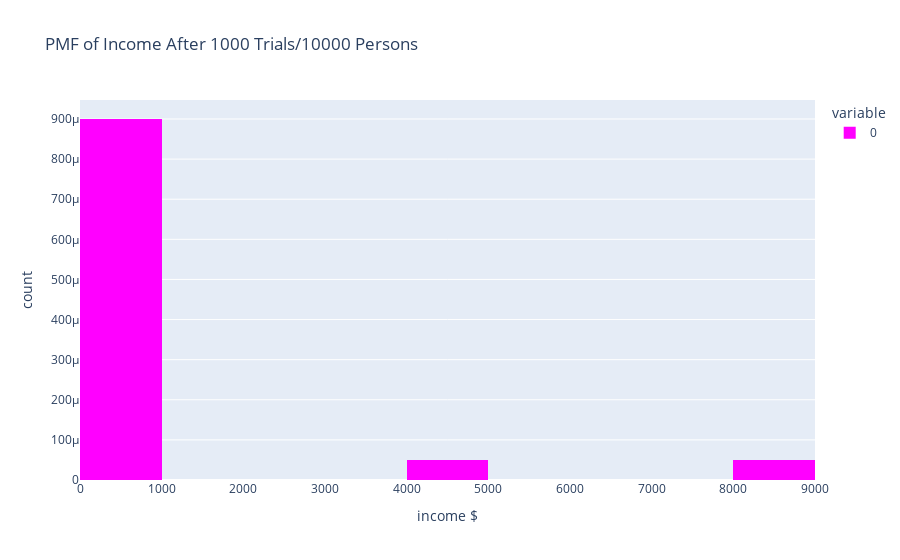

Notebook code for this chart:
### Code cell
import plotly.express as py

bins=np.int(np.rint(np.sqrt(data[1].shape))[0])
py.histogram(clean_data,
             nbins=10,
             histnorm='probability density',
             labels={'value':'income $','probability':'probability'}, 
             color_discrete_sequence=['magenta'],
             title='PMF of Income After 1000 Trials/10000 Persons')

### Figure 1 — Plotly figure (JSON) as saved in the notebook; plotly's stock layout.template omitted (floating-point values rounded to 4 significant figures)
{"data": [{"alignmentgroup": "True", "bingroup": "x", "histnorm": "probability density", "hovertemplate": "variable=0<br>income $=%{x}<br>count=%{y}<extra></extra>", "legendgroup": "0", "marker": {"color": "magenta"}, "name": "0", "nbinsx": 10, "offsetgroup": "0", "orientation": "v", "showlegend": true, "type": "histogram", "x": [0, 0, 0, 0, 0, 1, 1, 1, 1, 1, 1, 1, 1, 1, 1, 1, 1, 1, 4658, 8649], "xaxis": "x", "yaxis": "y"}], "layout": {"barmode": "relative", "legend": {"title": {"text": "variable"}, "tracegroupgap": 0}, "title": {"text": "PMF of Income After 1000 Trials/10000 Persons"}, "xaxis": {"anchor": "y", "domain": [0, 1], "title": {"text": "income $"}}, "yaxis": {"anchor": "x", "domain": [0, 1], "title": {"text": "count"}}}}
